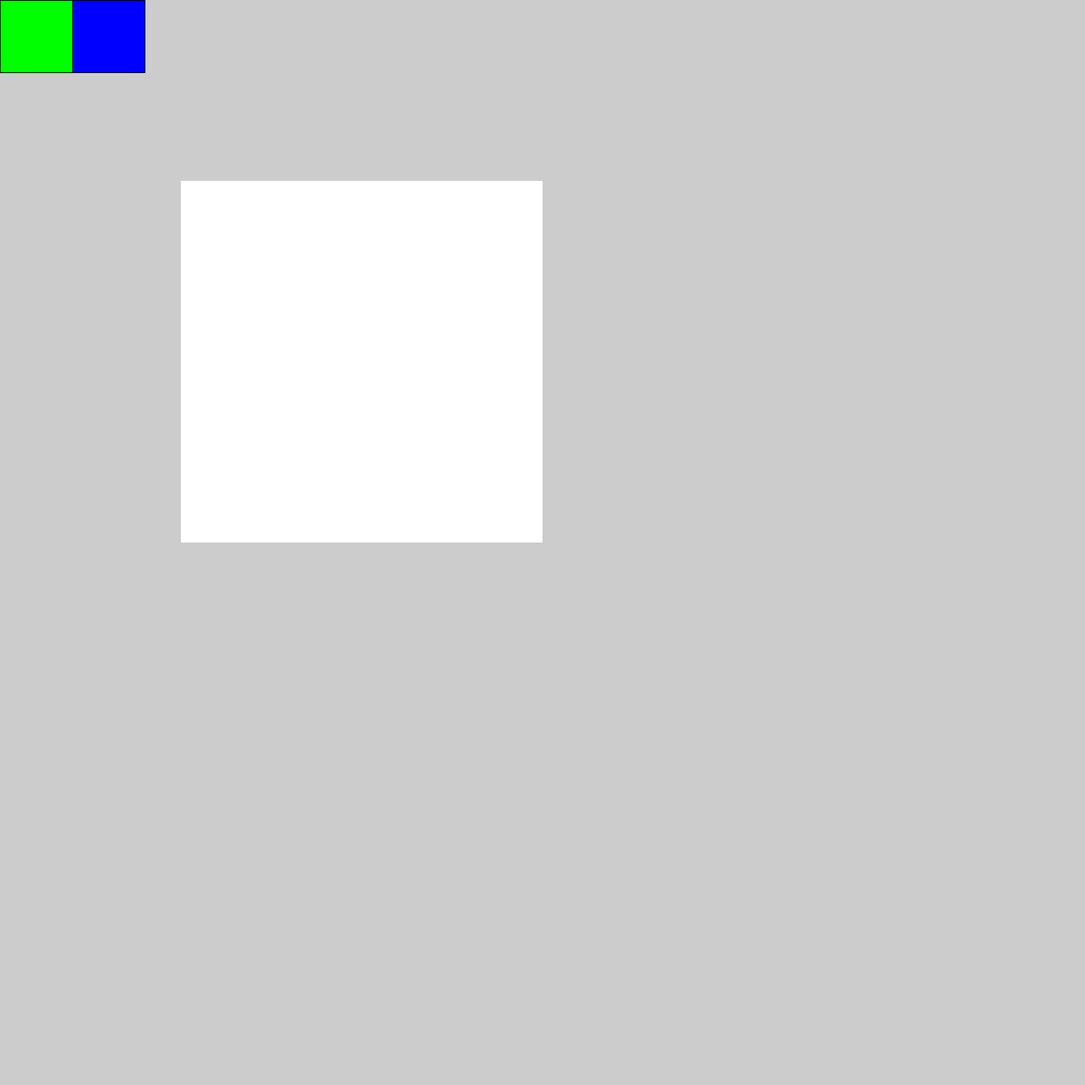
Frame 1 (no input)
Frame 60 (the mouse pressed at the canvas centre just before this capture): identical to frame 1, image omitted
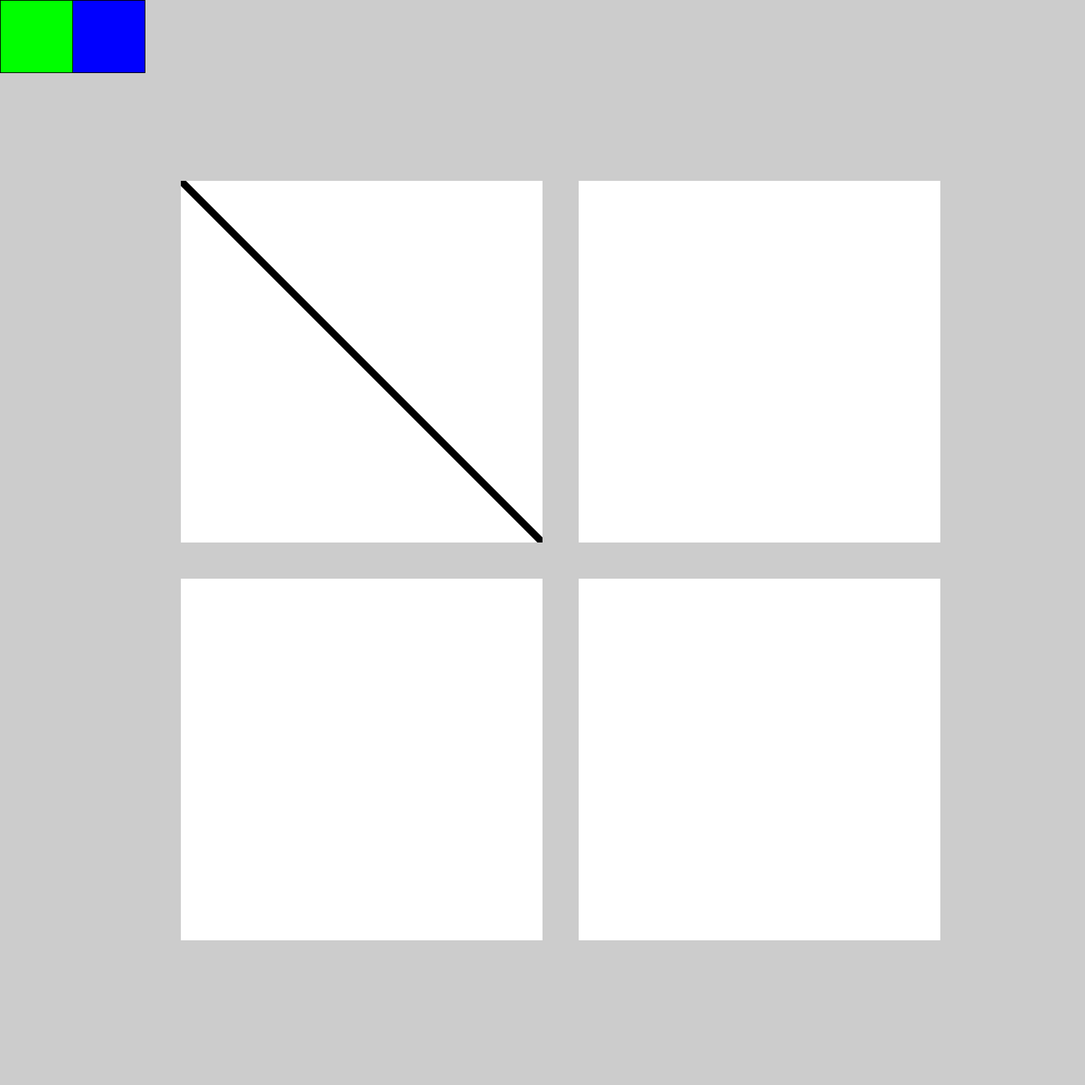
Frame 120 (the mouse held since frame 60 and released just before this capture)

The Processing sketch that drew these frames (run headless with seeded random() and noise(); from frame 60 on, the mouse is pressed at the canvas centre):

// Processing sketch: test_08_undo_redo_ver01_reviveSample
// ── test_08_undo_redo_ver01_reviveSample.pde
PGraphics gg;
PImage[] step_img;
int step_img_number = 15; //保存する画像数
int back_count = 0, forward_count = 0; // 戻った回数進んだ回数
int step_img_count; // 取り出す画像の指定
boolean changeCanvas = false, clickUndoRedo = false;
boolean makeBranch;

void setup(){
  size(1500, 1500);

  gg = createGraphics(500, 500);
  gg.beginDraw();
  gg.background(255);
  gg.endDraw();
  image(gg, 250, 250);

  fill(color(0, 255, 0));
  rect(0, 0, 100, 100);
  fill(color(0, 0, 255));
  rect(100, 0, 100, 100);

  step_img = new PImage[step_img_number];
  for (int i=0; i<step_img_number; i++){
    step_img[i] = get(250, 250, 500, 500);
  }
}

void undo(){
  if (0 < back_count){
    back_count--;
    forward_count++;
    println("back_count戻った回数", back_count, "forward_count進んだ回数", forward_count);
    step_img_count_sub();
    show_step_img();
  }
}

void redo(){
  if (0 < forward_count){
    back_count++;
    forward_count--;
    println("back_count戻った回数", back_count, "forward_count進んだ回数", forward_count);
    step_img_count_add();
    show_step_img();
  }
}

void save_step_img(){
  println("back_count一時保存するときに戻れる回数を増やす前", back_count);
  back_count = min(back_count+1, round(step_img_number/2));
  println("back_count一時保存するときに戻れる回数を増やす後", back_count);
  step_img_count_add();
  println("step_img_count保存する配列番号", step_img_count);
  step_img[step_img_count] = get(250, 250, 500, 500);
}

void step_img_count_add(){
  step_img_count = (step_img_count + 1) % step_img_number;
}
void step_img_count_sub(){
  step_img_count = (step_img_count - 1 + step_img_number) % step_img_number;
}

void show_step_img(){
  println("step_img_count一時保存から取り出した配列番号", step_img_count);
  image(step_img[step_img_count], 250, 250);
  println("---");
}

void mouseClicked(){
  float x = mouseX, y = mouseY;
  if (0 < x && x < 100 && 0 < y && y < 100){
    clickUndoRedo = true;
    undo();
  }else if (100 < x && x < 200 && 0 < y && y < 100){
    clickUndoRedo = true;
    redo();
  }
}

void mousePressed(){
  if (250 < mouseX && mouseX < 750 && 250 < mouseY && mouseY < 750){
    changeCanvas = true;
    clickUndoRedo = false;
  }
}
void mouseDragged(){
  if (250 < mouseX && mouseX < 750 && 250 < mouseY && mouseY < 750){
    changeCanvas = true;
    clickUndoRedo = false;
  }
}

void mouseReleased(){
  if (changeCanvas){
    changeCanvas = false;
    save_step_img();
  }
}

void draw(){
  if (mousePressed){
    gg.beginDraw();
    gg.strokeWeight(10);
    gg.line(mouseX-250, mouseY-250, pmouseX-250, pmouseY-250);
    gg.endDraw();
    if (!clickUndoRedo){
      image(gg, 250, 250);
    }
    image(step_img[0], 800, 250);
    image(step_img[1], 250, 800);
    image(step_img[2], 800, 800);
  }
}

/*
画像の保存はcanvasに変更があったときってしたい
でも外で押してcanvasを書いて中に外にいくやつをどう対応するか
もしストロークしている途中の線がエリアの中に入ったら保存する機能を発動させればいい
でも保存するのは一筆で1回にしたい
入ったからtrueにして離れたときにifで保存させればいいのでは?
クリックでも描画されるからクリックした点が範囲内ならtrueにすればいい

一瞬残るのは、tabでクリックしているから
一時保存しているのと表示しているのが違うから
PImageとPGraphicsの違い
ウィンドウには書かれているのに一番上がPImageだから
配列をウィンドウにすればいい?

boolean controlDown = false, shiftDown = false;
void keyPressed() {
  if (key == CODED) {
    if (keyCode == CONTROL)
      controlDown = true;
    if (keyCode == SHIFT)
      shiftDown = true;
    return;
  }

  if (controlDown) {
    if (keyCode == 'Z') {
      if (shiftDown)
        redo();
      else
        undo();
    }
    return;
  }
}
void keyReleased() {
  if (key == CODED) {
    if (keyCode == CONTROL)
      controlDown = false;
    if (keyCode == SHIFT)
      shiftDown = false;
  }
}
*/
